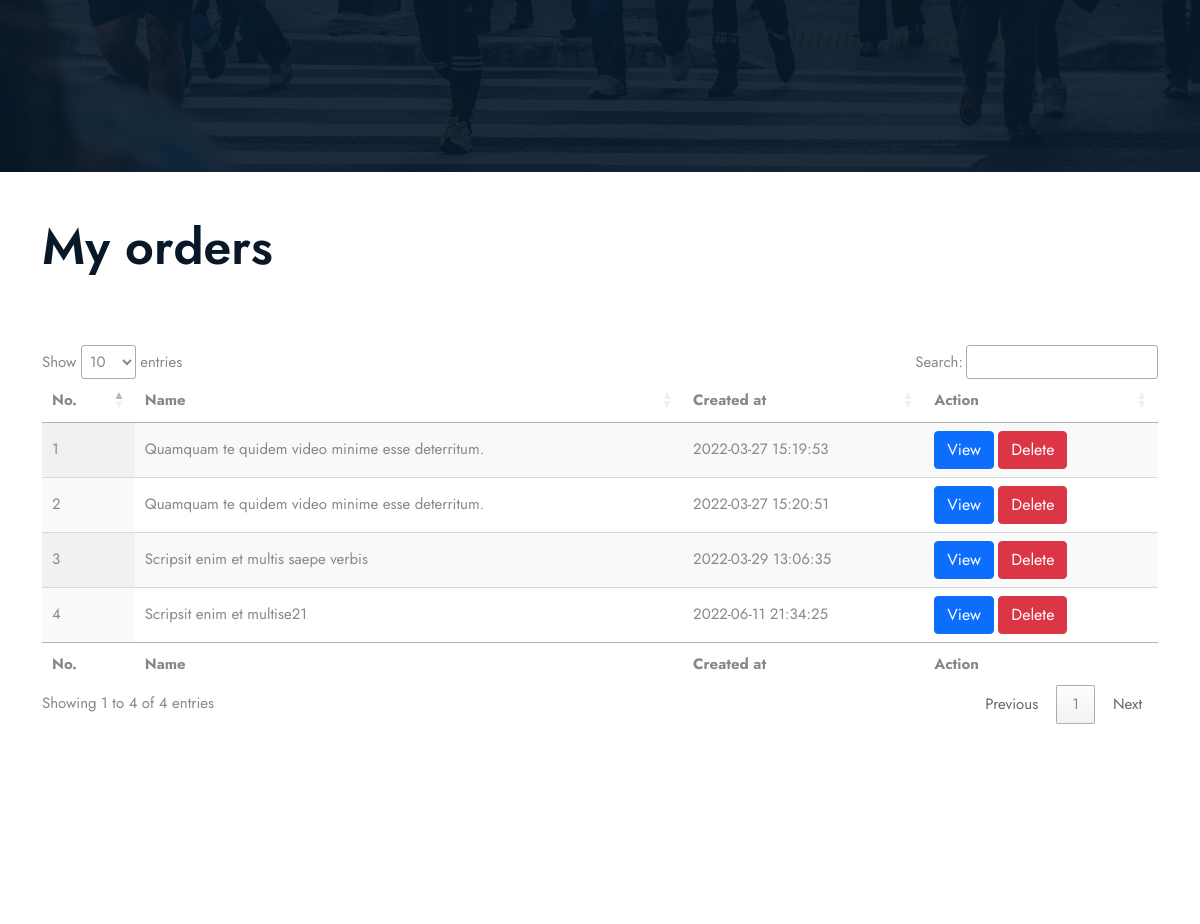
Before: /my-orders.php (signed in, middle part) with the older database file.
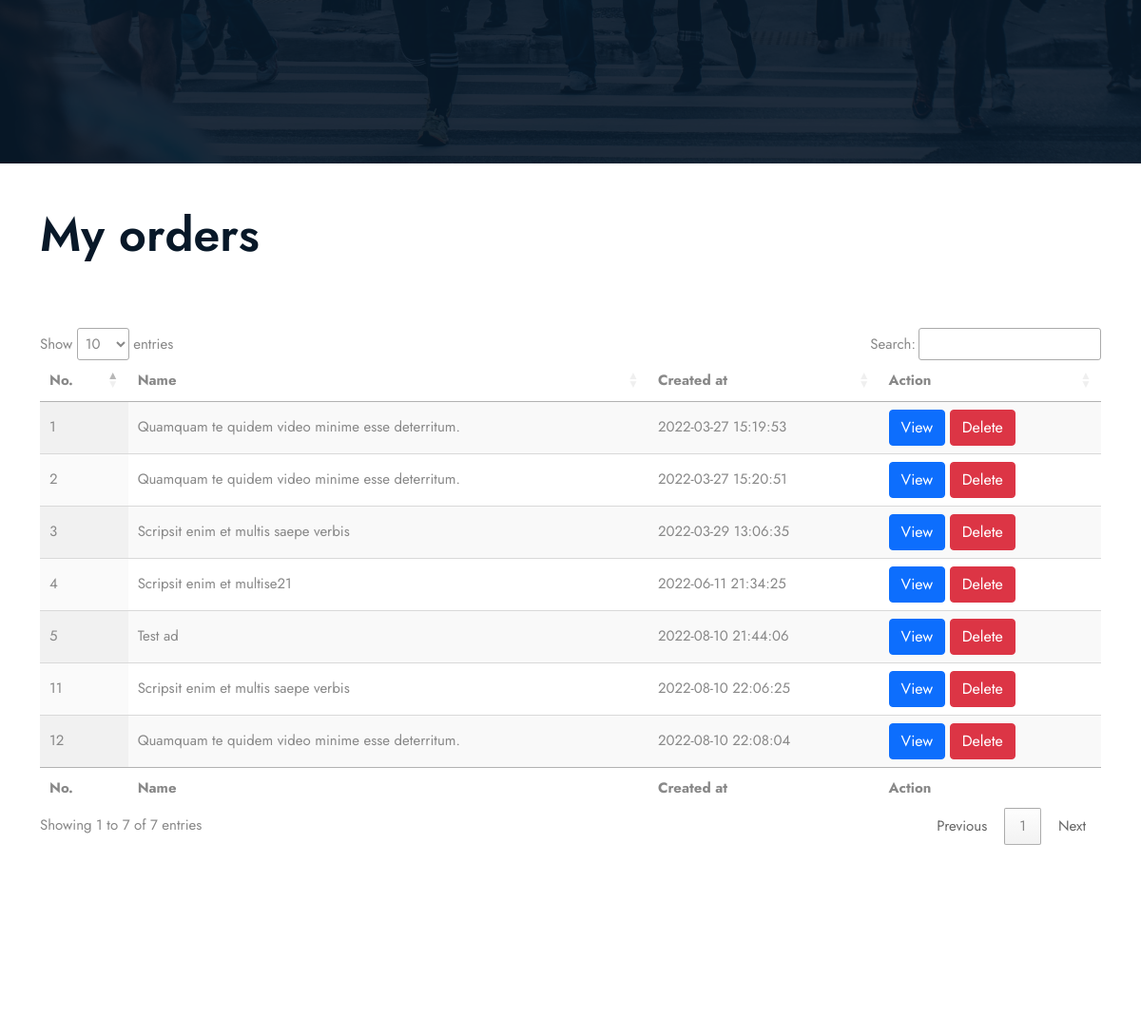
After: the same page with the newer database file.
### tables this page shows
CREATE TABLE `orders` (
  `id` int(11) NOT NULL,
  `ad_id` int(11) NOT NULL,
  `user_id` int(11) NOT NULL,
  `buyer_id` int(11) NOT NULL,
  `created_at` datetime NOT NULL,
  `updated_at` datetime NOT NULL
);

CREATE TABLE `ads` (
  `id` int(11) NOT NULL,
  `active` int(11) NOT NULL DEFAULT 1,
  `title` varchar(211) NOT NULL,
  `location` varchar(233) NOT NULL DEFAULT 'Other',
  `price` decimal(10,2) NOT NULL,
  `price_type_id` int(11) NOT NULL,
  `currency_id` int(11) NOT NULL,
  `images` text DEFAULT NULL,
  `youtube_link` text NOT NULL,
  `description` text NOT NULL,
  `condition_id` int(11) NOT NULL,
  `sub_category_id` int(11) DEFAULT NULL,
  `amount` int(11) NOT NULL,
  `sending_id` int(11) NOT NULL,
  `payment_id` int(11) NOT NULL,
  `free_delivery` int(11) NOT NULL DEFAULT 0,
  `created_at` datetime NOT NULL,
  `updated_at` datetime NOT NULL,
  `expires_at` datetime NOT NULL,
  `user_id` int(11) NOT NULL,
  `slug` varchar(211) DEFAULT NULL
);

### include/db.inc.php (called while the page is built, shortened)
<?php
class DbConnect {
	private $host = HOST;
	private $dbname = DBNAME;
	private $username = USERNAME;
	private $password = PASSWORD;
	protected function connect() {
		try {
		$sql = 'mysql:host='. $this -> host .';dbname='. $this -> dbname ;
		$pdo = new PDO ( $sql , $this -> username , $this -> password );
		$pdo -> setAttribute( PDO::ATTR_DEFAULT_FETCH_MODE , PDO::FETCH_ASSOC );
		$pdo -> setAttribute ( PDO::ATTR_ERRMODE , PDO::ERRMODE_EXCEPTION );
		$pdo -> exec( 'set names utf8');
		return $pdo;
		} catch ( PDOException $e ){
			echo $e -> getMessage();
		}
	}
}

### classes/ad.class.php (called while the page is built, shortened)
<?php
class Ad extends DbConnect {
public function getAllUserOrders( ){
$user_id = (int)$_SESSION['user_id'];
$sql = 'select * from orders where user_id = ? order by created_at desc ';
$query = $this -> connect() -> prepare($sql);
$query -> execute( [ $user_id ]);
$rows = $query -> fetchAll();
return $rows;
}
public function viewAdInfoByAdID($ad_id ){
$sql = 'select * from ads where id = ? limit 1 ';
$query = $this -> connect()-> prepare($sql);
$query -> execute([ $ad_id ]);
$ad = $query -> fetch();
return $ad;
}
}

### my-orders.php (the view, shortened to what this page needs)
<?php require_once 'include/db.inc.php' ?>
<!DOCTYPE html>
<html class="no-js" lang="zxx">
<head>
   <?php require_once 'partials/__head.php' ?>
<link rel="stylesheet" href="https://cdn.datatables.net/1.11.5/css/jquery.dataTables.min.css">
</head>
<body>
<?php require_once 'partials/__hero_section.php' ?>
<div class="container">
    <br><br>
<h1>My orders</h1>
<br><br><br>
<table id="example" class="display" style="width:100%">
        <thead>
            <tr>
                <th>No.</th>
                <th>Name</th>
                <th>Created at</th>
                <th colspan="1">Action</th>
            </tr>
        </thead>
        <tbody>
<?php
try {
$ad = new Ad();
$orders = $ad -> getAllUserOrders();
foreach ( $orders as $order ){
?>
  <tr>
                <td><?php echo $order['id'] ?></td>
                <td><?php echo $ad -> viewAdInfoByAdID($order['ad_id'])['title']  ?></td>
                <td><?php echo $order['created_at'] ;?></td>
                <td>
<form action="">
    <button class="btn btn-primary">View</button>
    <button class="btn btn-danger">Delete</button>
</form>
                </td>
            </tr>
<?php
}
} catch ( PDOException $e ){
    echo $e -> getMessage();
}
 ?>
        </tbody>
        <tfoot>
                       <tr>
                <th>No.</th>
                <th>Name</th>
                <th>Created at</th>
                <th colspan="1">Action</th>
            </tr>
        </tfoot>
    </table>
<br><br><br><br><br><br><br><br><br>
</div>
</body>
</html>

Changed rows visible on the page:
added orders: id "12", ad.title "Quamquam te quidem video minime esse deterritum.", created_at "2022-08-10 22:08:04"
added orders: id "11", ad.title "Scripsit enim et multis saepe verbis", created_at "2022-08-10 22:06:25"
added orders: id "5", ad.title "Test ad", created_at "2022-08-10 21:44:06"
Other visible differences:
text written by a page script: "Show entries Search: Showing 1 to 4 of 4 entries Previous 1 Next" → "Show entries Search: Showing 1 to 7 of 7 entries Previous 1 Next"
